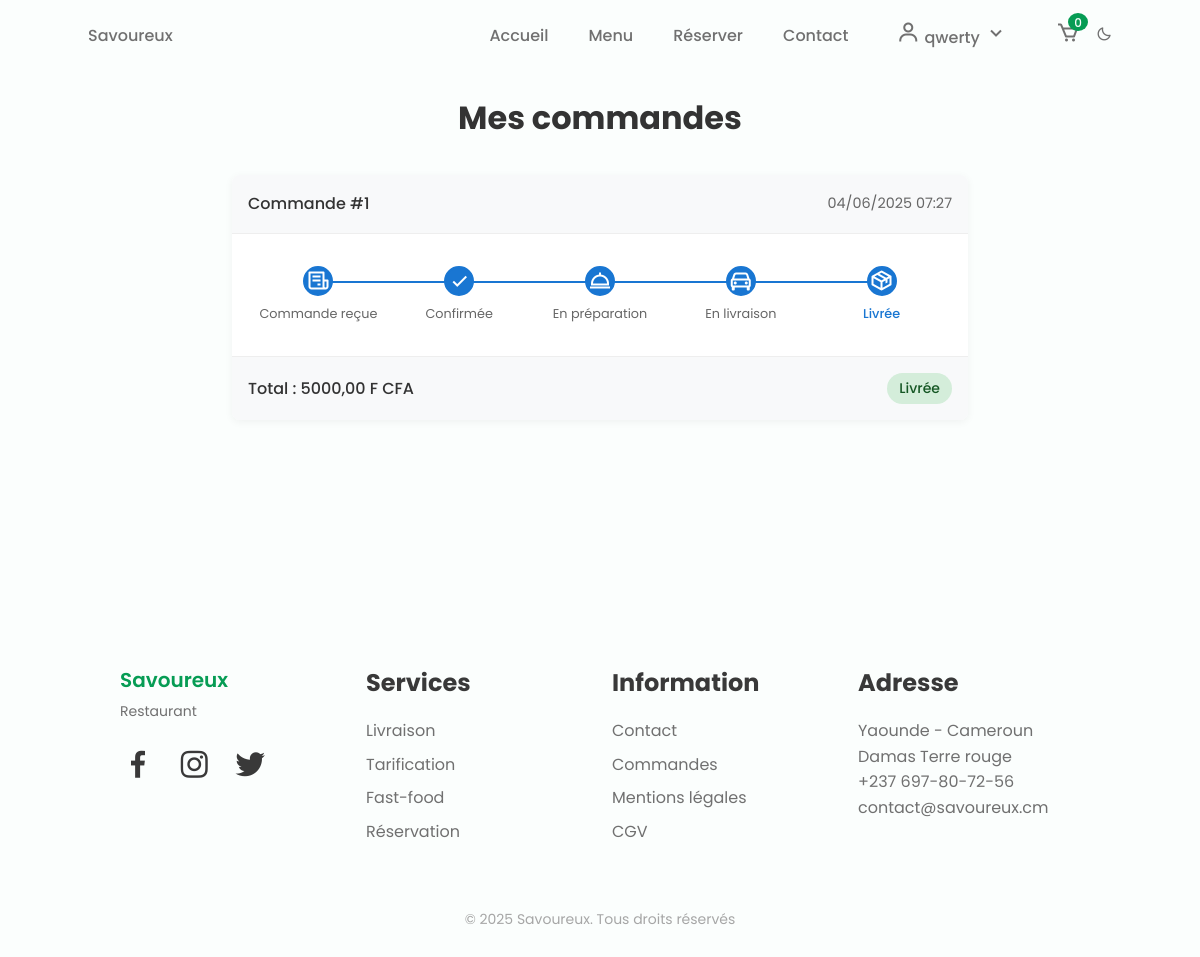
Page /my-orders/ (signed in) on the earlier database version.
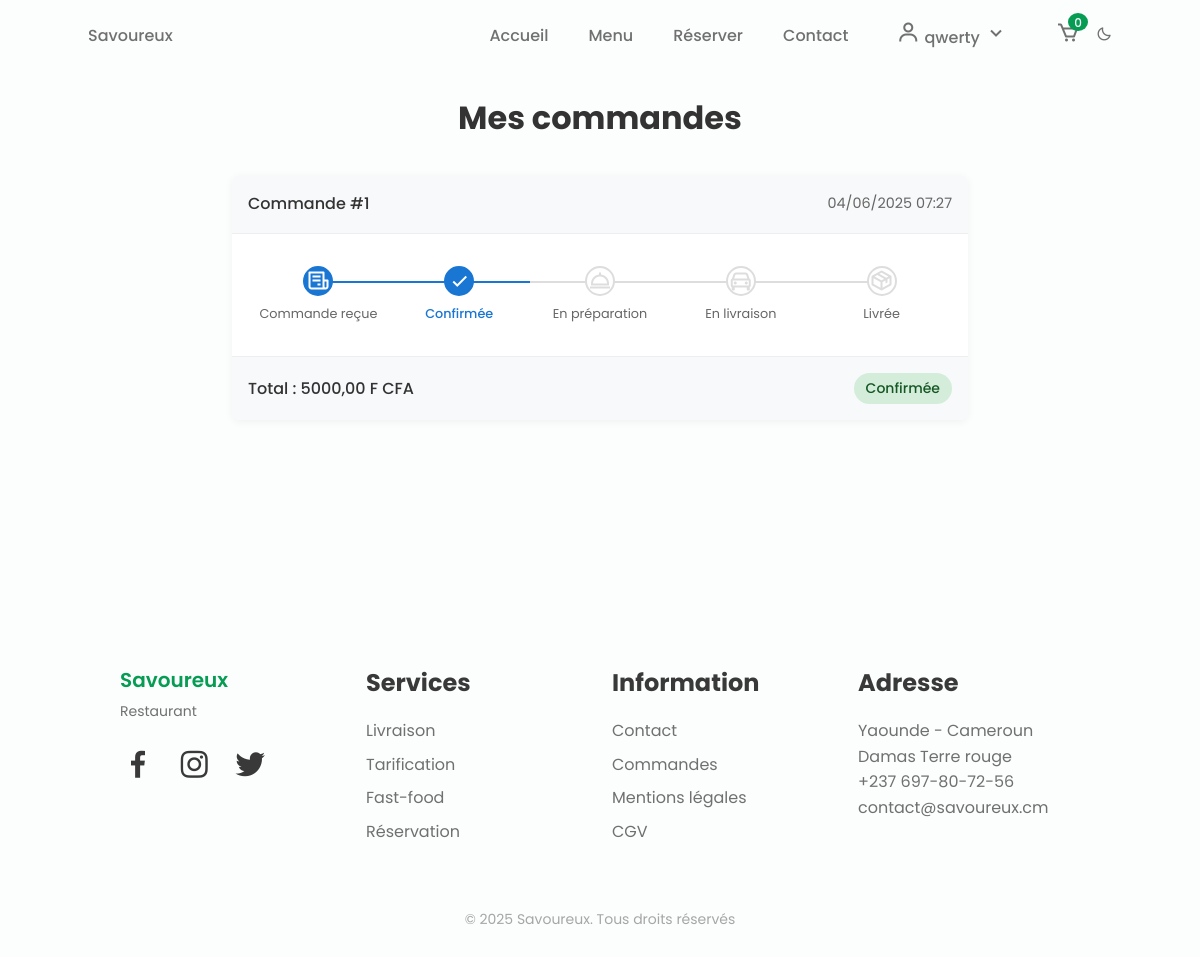
Same page on the later database version.
### ecomm/models.py (models this page shows, shortened)
class Order(models.Model):
    STATUS_CHOICES = [
        ('pending', 'En attente'),
        ('confirmed', 'Confirmée'),
        ('preparing', 'En préparation'),
        ('ready', 'Prête'),
        ('delivered', 'Livrée'),
        ('cancelled', 'Annulée'),
    ]
    user = models.ForeignKey(User, on_delete=models.CASCADE)
    status = models.CharField(max_length=20, choices=STATUS_CHOICES, default='pending')
    total_amount = models.DecimalField(max_digits=10, decimal_places=2)
    delivery_address = models.TextField(blank=True)
    phone_number = models.CharField(max_length=20)
    created_at = models.DateTimeField(auto_now_add=True)
    updated_at = models.DateTimeField(auto_now=True)

### ecomm/views.py (the view)
# urls.py: path('my-orders/', views.my_orders, name='my_orders'),
@login_required
def my_orders(request):
    orders = Order.objects.filter(user=request.user).order_by('-created_at')
    return render(request, 'my_orders.html', {'orders': orders})

### ecomm/models.py (called while the page is built)
    def get_total_items(self):
        return self.cartitem_set.aggregate(total_items=models.Sum('quantity'))['total_items'] or 0

### ecomm/templates/my_orders.html (shortened to what this page needs)
{% extends 'base.html' %}
{% load static %}
{% block content %}
<div class="orders-container">
    <h1 class="page-title">Mes commandes</h1>
    {% if orders %}
        {% for order in orders %}
        <div class="order-card">
            <div class="order-header">
                <span class="order-id">Commande #{{ order.id }}</span>
                <span class="order-date">{{ order.created_at|date:"d/m/Y H:i" }}</span>
            </div>
            <div class="order-body">
                <div class="order-progress">
                    <div class="progress-step {% if order.status in 'pending,confirmed,preparing,delivering,delivered' %}completed{% endif %} {% if order.status == 'pending' %}active{% endif %}">
                        <div class="progress-marker">
                            <i class='bx bx-receipt'></i>
                        </div>
                        <div class="progress-text">Commande reçue</div>
                    </div>
                    <div class="progress-step {% if order.status in 'confirmed,preparing,delivering,delivered' %}completed{% endif %} {% if order.status == 'confirmed' %}active{% endif %}">
                        <div class="progress-marker">
                            <i class='bx bx-check'></i>
                        </div>
                        <div class="progress-text">Confirmée</div>
                    </div>
                    <div class="progress-step {% if order.status in 'preparing,delivering,delivered' %}completed{% endif %} {% if order.status == 'preparing' %}active{% endif %}">
                        <div class="progress-marker">
                            <i class='bx bx-dish'></i>
                        </div>
                        <div class="progress-text">En préparation</div>
                    </div>
                    <div class="progress-step {% if order.status in 'delivering,delivered' %}completed{% endif %} {% if order.status == 'delivering' %}active{% endif %}">
                        <div class="progress-marker">
                            <i class='bx bx-car'></i>
                        </div>
                        <div class="progress-text">En livraison</div>
                    </div>
                    <div class="progress-step {% if order.status == 'delivered' %}completed active{% endif %}">
                        <div class="progress-marker">
                            <i class='bx bx-package'></i>
                        </div>
                        <div class="progress-text">Livrée</div>
                    </div>
                </div>
            </div>
            <div class="order-footer">
                <div class="order-total">
                    Total : {{ order.total_amount }} F CFA
                </div>
                <div class="order-status">
                    <span class="status-badge status-{{ order.status }}">
                        {{ order.get_status_display }}
                    </span>
                </div>
            </div>
        </div>
        {% endfor %}
    {% endif %}
</div>
{% endblock %}

Differences in the rows shown:
changed Order id 1: status "Livrée" → "Confirmée"
